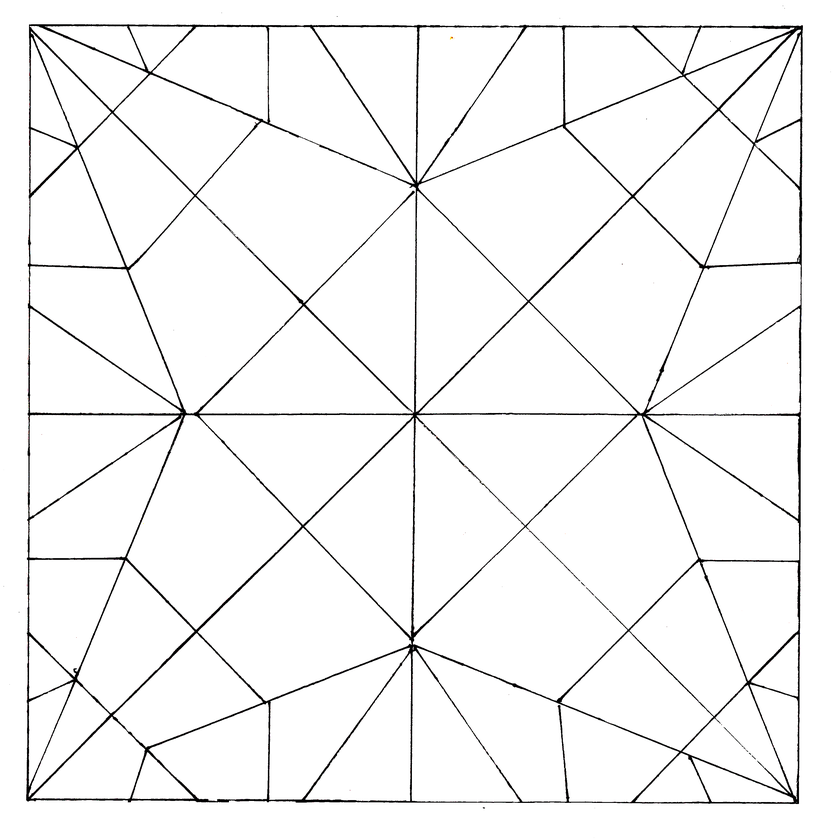
#> input picture data/images/1.png, 840 x 840 px, shrunk from 3010 x 3010 before the run
$ python contour_test.py   (older library calls are emulated)
#> lines starting #> are read from the running program, lines starting #| are printed output that depends on the picture; after the words box and inside, x2 and y2 are one past the last pixel; in counts of white or black regions, pixels touching at a corner belong together
import cv2
import numpy as np
import pandas as pd

# Read the image
image = cv2.imread('data/images/1.png', cv2.IMREAD_GRAYSCALE)

# Apply Gaussian blur to smooth the image
blurred = cv2.GaussianBlur(image, (5, 5), 0)
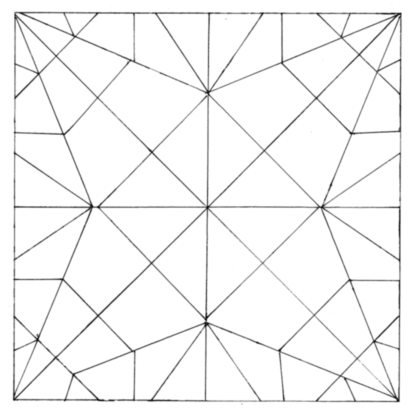
#> blurred: shape (840, 840) (shown at 1/2 size); min 6, max 255, mean 245.7

# Threshold the blurred image to create a binary image
_, binary_image = cv2.threshold(blurred, 127, 255, cv2.THRESH_BINARY)
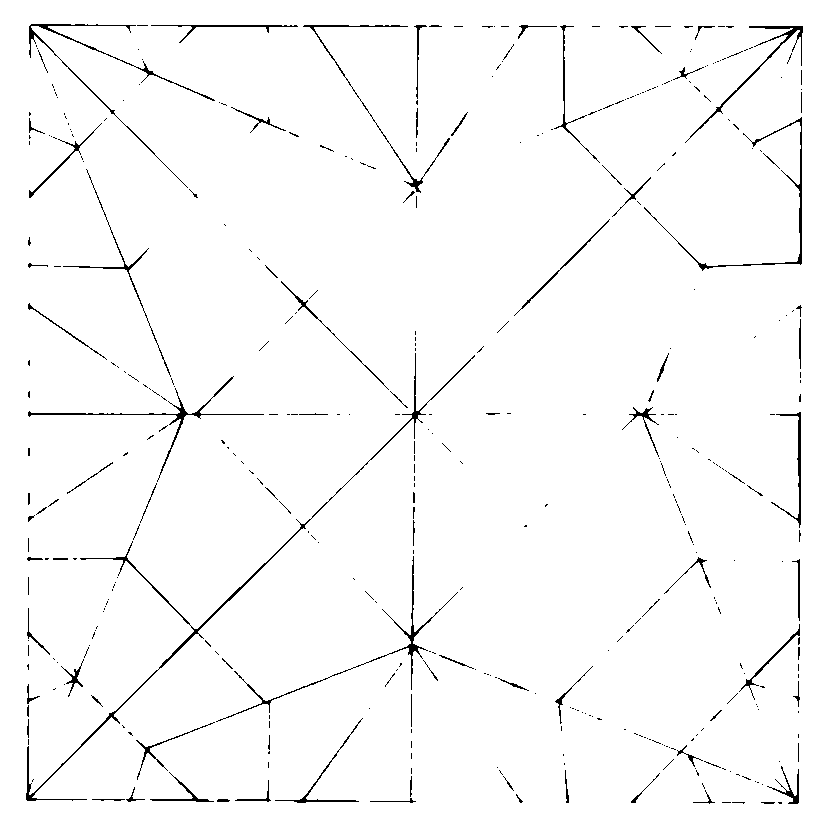
#> binary_image: shape (840, 840); 97.9% white; black in thin lines or dots, all inside (x1, y1, x2, y2) = (26, 24, 803, 804)

# Find connected components
num_labels, labels, stats, centroids = cv2.connectedComponentsWithStats(binary_image, connectivity=8, ltype=cv2.CV_32S)
#> num_labels = 2; stats = [[26, 24, 777, 780, 14857], [0, 0, 840, 840, 690743]]; centroids = [[392.3, 406.9], [420.1, 419.8]]

# Initialize lists to store contour labels, areas, and centroids
contour_labels = []
contour_areas = []
centroid_points = []

# Create a copy of the original image
image_with_contours = cv2.cvtColor(image.copy(), cv2.COLOR_GRAY2BGR)

# Iterate through each label
for label in range(1, num_labels):
    # Calculate the area of the contour
    area = stats[label, cv2.CC_STAT_AREA]

    # If the area is greater than 10, label the contour
    if area > 10:
        # Draw contour on the image
        mask = (labels == label).astype(np.uint8)
        contour, _ = cv2.findContours(mask, cv2.RETR_EXTERNAL, cv2.CHAIN_APPROX_SIMPLE)
        cv2.drawContours(image_with_contours, contour, -1, (0, 255, 0), 2)

        # Get bounding box of the contour
        x, y, w, h = stats[label, cv2.CC_STAT_LEFT], stats[label, cv2.CC_STAT_TOP], stats[label, cv2.CC_STAT_WIDTH], stats[label, cv2.CC_STAT_HEIGHT]
        cx, cy = x + w // 2, y + h // 2  # Center of the bounding box

        # Append contour label, area, and centroid to the lists
        contour_labels.append(f"Contour {label}")
        contour_areas.append(area)
        centroid_points.append((cx, cy))

        # Put text with contour label and area at the center of the bounding box
        cv2.putText(image_with_contours, f"Contour {label}: Area {area}", (cx - 80, cy), cv2.FONT_HERSHEY_SIMPLEX, 0.75, (255, 0, 0), 2)
#> this loop made 1 pass
#> (area, contour, x, y, w, h, cx, cy) on pass 1: (690743, [[[0, 0], [0, 839], [839, 839], [839, 0]]], 0, 0, 840, 840, 420, 420)
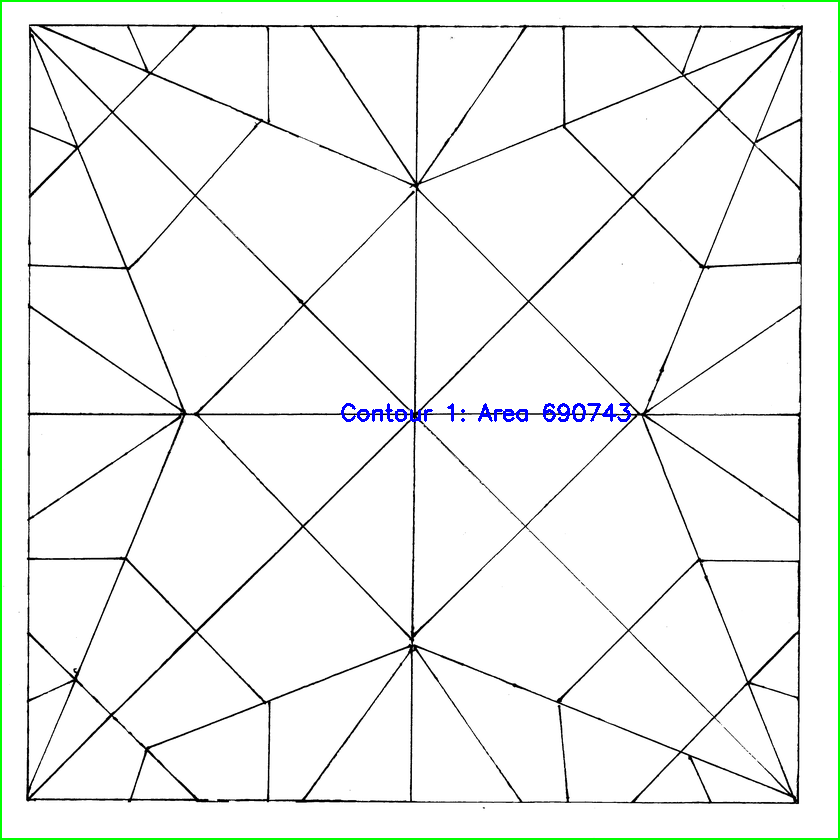
#> image_with_contours: shape (840, 840, 3); mean B, G, R 243.4, 245.2, 242.7
#> after the loop, centroid_points = [(420, 420)]; contour_areas = [690743]; contour_labels = ['Contour 1']

# Add red dots at the centroids of the contours
for centroid in centroid_points:
    cv2.circle(image_with_contours, centroid, 7, (0, 0, 255), -1)
#> this loop made 1 pass
#> image_with_contours: shape (840, 840, 3); 0.02% of pixels changed, all inside (x1, y1, x2, y2) = (413, 413, 428, 428)

# Create a DataFrame from the contour labels and areas
contour_df = pd.DataFrame({'Contour Label': contour_labels, 'Area': contour_areas})
#> contour_df = table of 1 rows and 2 columns

# Export the DataFrame to a CSV file
contour_df.to_csv('contour_areas.csv', index=False)

# Display original image
cv2.imshow('Original Image', image)
cv2.waitKey(0)
cv2.destroyAllWindows()

# Display image with contours, labels, and centroids
cv2.imshow('Image with Contours, Labels, and Centroids', image_with_contours)
cv2.waitKey(0)
cv2.destroyAllWindows()

$ run again, with data/images/KL3_5313_1.png copied over data/images/1.png
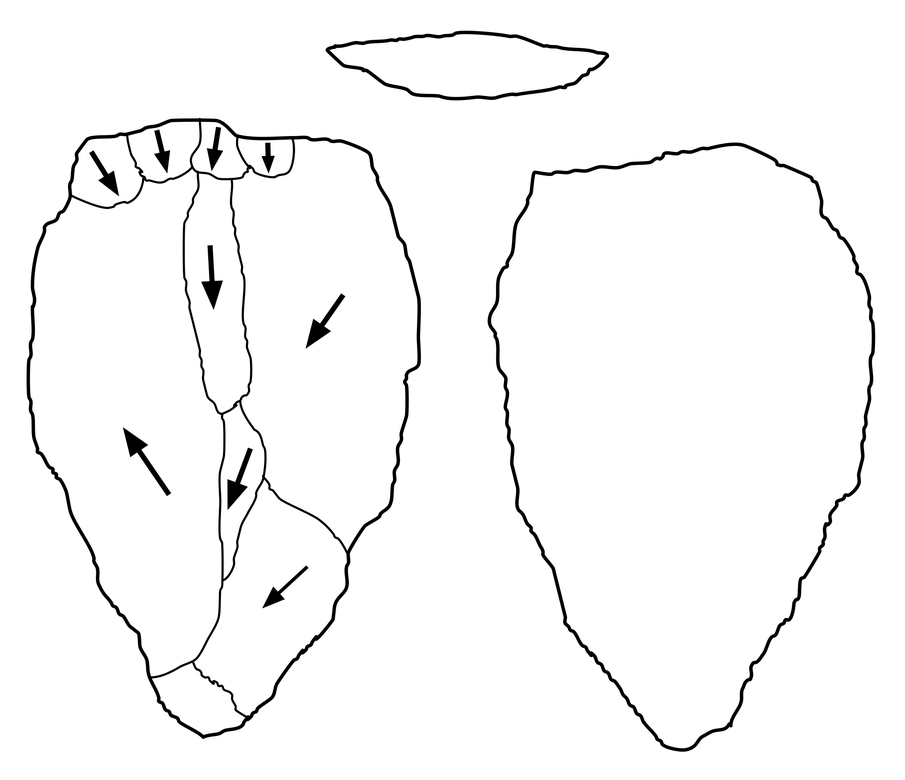
#> input picture data/images/KL3_5313_1.png, 905 x 780 px, shrunk from 2208 x 1903 before the run
#> image is the input picture: shape (780, 905); min 0, max 255, mean 247.6
#> binary_image: shape (780, 905); 97.1% white; 12 black regions, largest, box (x1, y1, x2, y2) and area: (27, 118, 421, 739) 9003, (488, 143, 875, 752) 5634, (326, 31, 609, 100) 2032
#> labels: shape (780, 905) int32; 14 distinct labels, from 0 to 13
#> num_labels = 14; stats = 14 rows, first 6: [27, 31, 848, 721, 20204], [0, 0, 905, 780, 344763], [331, 34, 273, 63, 11420], [128, 122, 72, 60, 2813], [192, 122, 55, 56, 1806], [71, 136, 71, 71, 3367]; centroids = 14 rows, first 8: [372.9, 356.8], [458.4, 390.3], [468.7, 64.28], [165.2, 148.9], [218.5, 152.9], [105.7, 172.2], [267.1, 154.8], [325.8, 331.4]
#> the loop `for label in range(1, num_labels):` made 13 passes
#> (area, contour, x, y, w, h, cx, cy) on pass 1: (344763, [[[0, 0], [0, 779], [904, 779], [904, 0]]], 0, 0, 905, 780, 452, 390)
#> pass 1, `mask = (labels == label).astype(np.uint8)`:
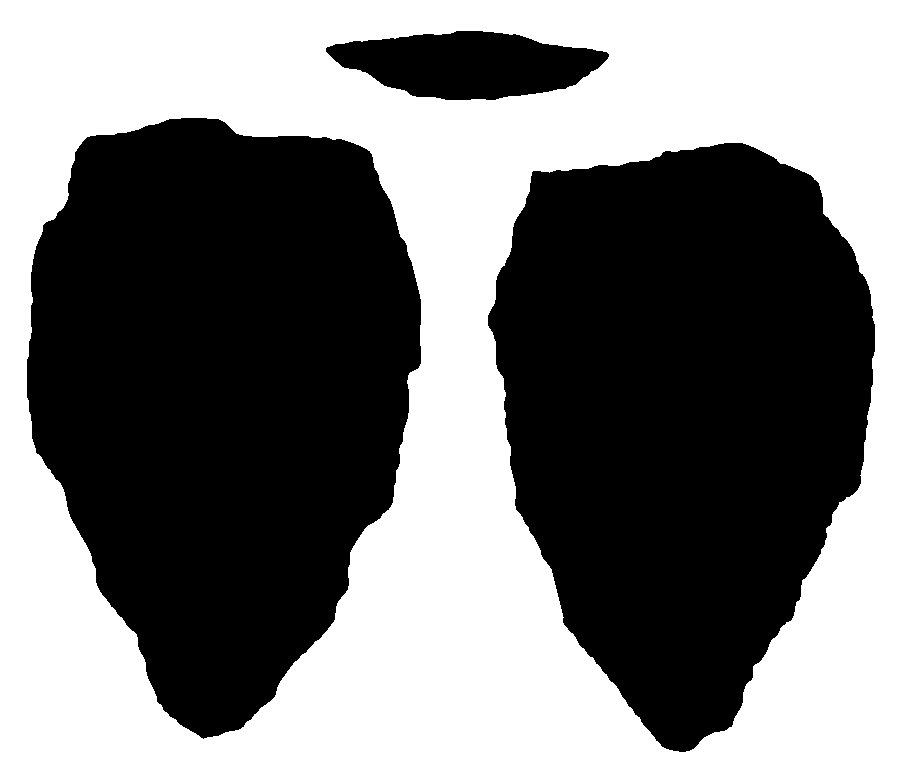
#> mask: shape (780, 905); values 0 (black) and 1 (white), 48.8% white; 1 white region, box (x1, y1, x2, y2) and area: (0, 0, 905, 780) 344763
#> after the loop `for label in range(1, num_labels):`: centroid_points = [(452, 390), (467, 65), (164, 152), (219, 150), (106, 171), (265, 157), (324, 344), (681, 447), (126, 423), (217, 293), (242, 490), (271, 598), (198, 699)]; contour_areas = [344763, 11420, 2813, 1806, 3367, 1424, 54226, 163185, 66348, 10136, 3881, 18682, 3645]; contour_labels = ['Contour 1', 'Contour 2', 'Contour 3', 'Contour 4', 'Contour 5', 'Contour 6', 'Contour 7', 'Contour 8', 'Contour 9', 'Contour 10', 'Contour 11', 'Contour 12', 'Contour 13']
#> the loop `for centroid in centroid_points:` made 13 passes
#> after the loop `for centroid in centroid_points:`:
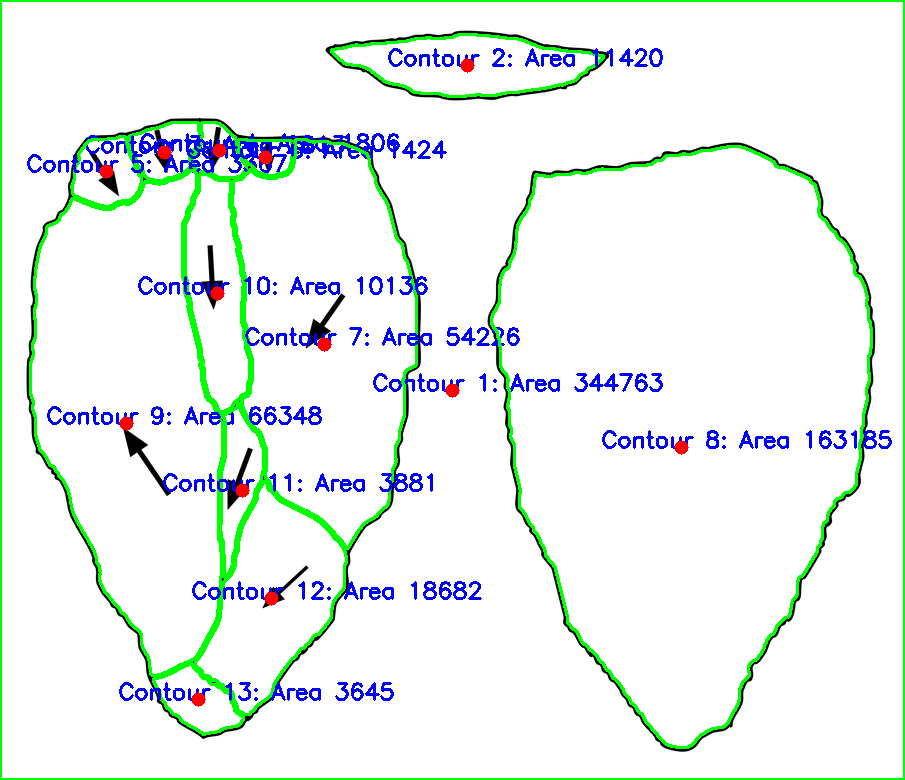
#> image_with_contours: shape (780, 905, 3); mean B, G, R 240, 243.2, 233.6
#> contour_df = table of 13 rows and 2 columns

$ run again, with data/images/awbari.png copied over data/images/1.png
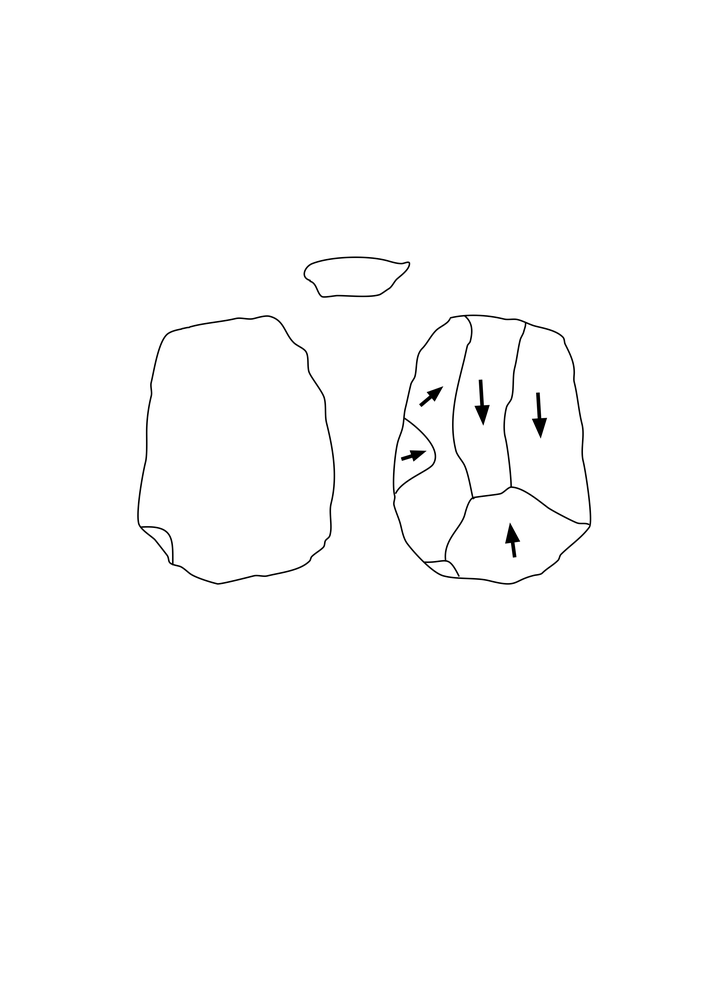
#> input picture data/images/awbari.png, 715 x 987 px, shrunk from 2480 x 3425 before the run
#> image is the input picture: shape (987, 715); min 0, max 255, mean 253.2
#> `_, binary_image = cv2.threshold(blurred, 127, 255, cv2.THRESH_BINARY)`:
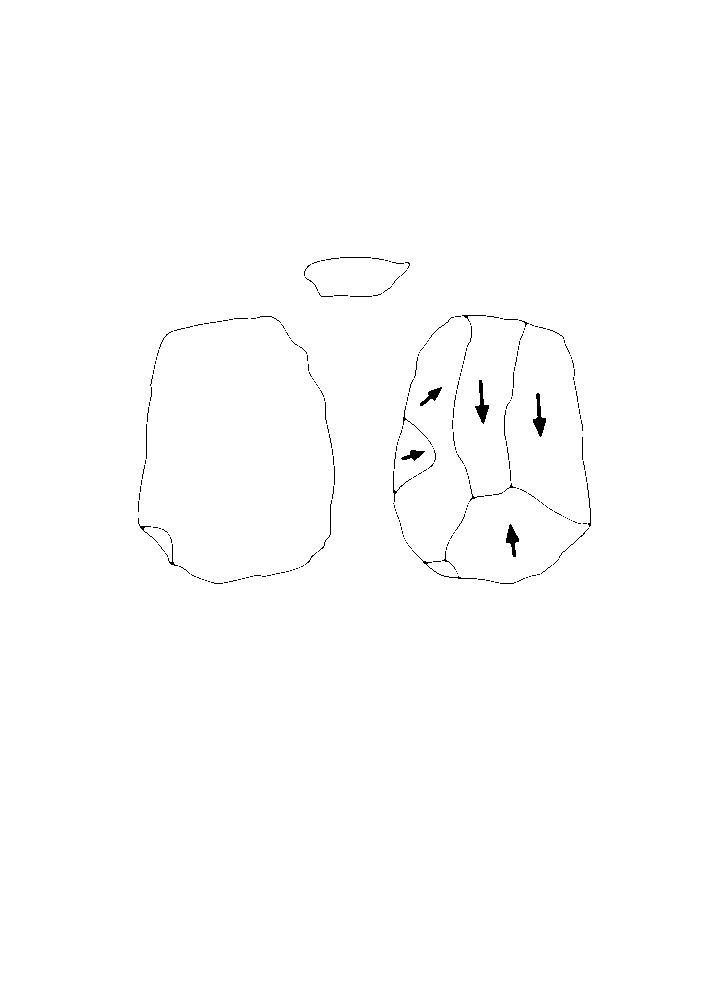
#> binary_image: shape (987, 715); 99.6% white; 269 black regions (242 under 20 px), largest, box (x1, y1, x2, y2) and area: (475, 380, 489, 424) 245, (533, 393, 546, 437) 244, (506, 524, 519, 557) 205
#> num_labels = 2; stats = [[138, 257, 453, 327, 3127], [0, 0, 715, 987, 702578]]; centroids = [[418.7, 437.8], [356.7, 493.2]]
#> the loop `for label in range(1, num_labels):` made 1 pass
#> (area, contour, x, y, w, h, cx, cy) on pass 1: (702578, [[[0, 0], [0, 986], [714, 986], [714, 0]]], 0, 0, 715, 987, 357, 493)
#> after the loop `for label in range(1, num_labels):`:
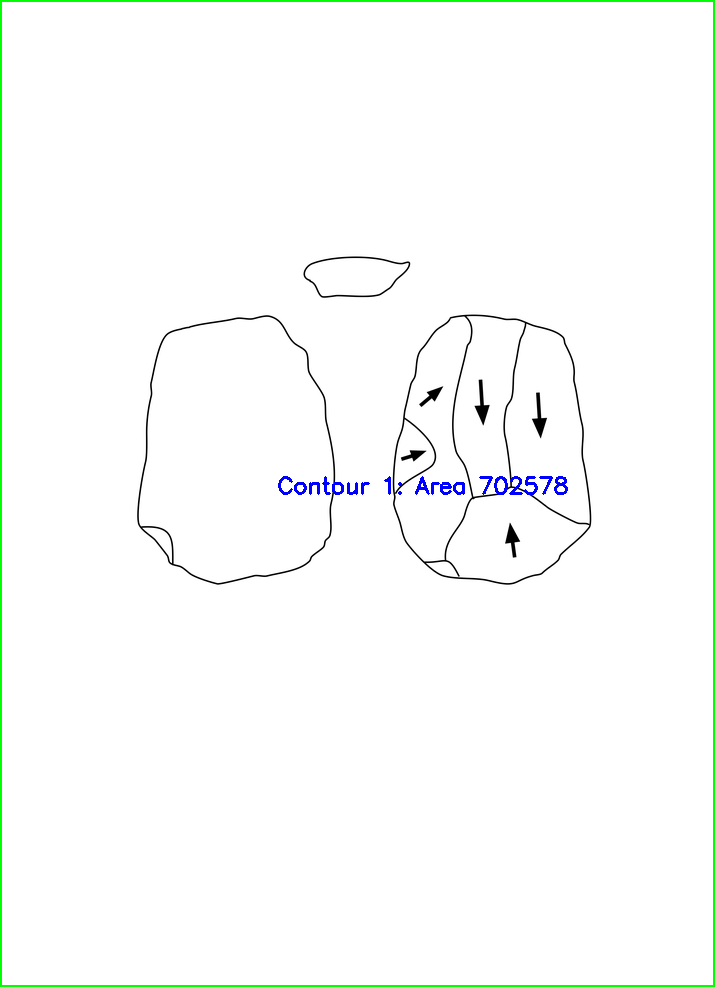
#> image_with_contours: shape (987, 715, 3); 1.21% of pixels changed, all inside (x1, y1, x2, y2) = (0, 0, 715, 987)
#> after the loop `for label in range(1, num_labels):`: centroid_points = [(357, 493)]; contour_areas = [702578]; contour_labels = ['Contour 1']
#> the loop `for centroid in centroid_points:` made 1 pass
#> contour_df = table of 1 rows and 2 columns
